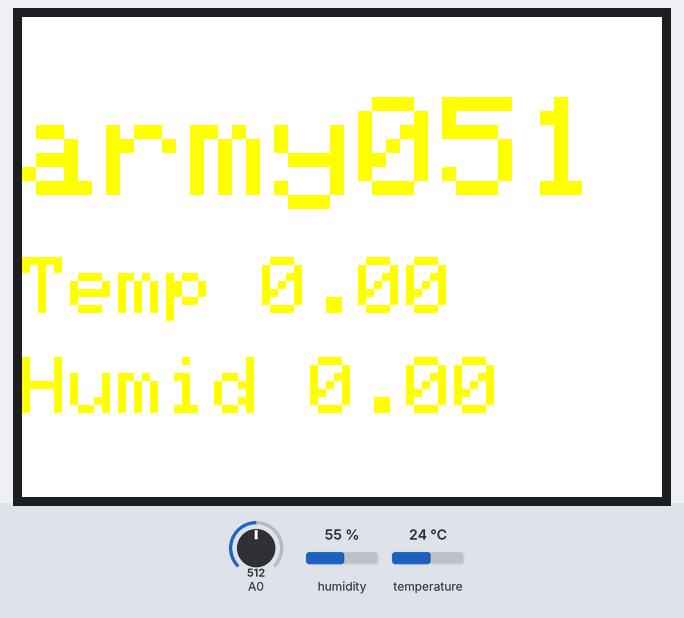
Recording of a sketch running on a simulated ESP8266 (NodeMCU). Parts: 320×240 colour display. Inputs (shaded band) come from the test bench; at power-on: temperature 24 °C, humidity 55 %, A0 = 512. WiFi joins after 1.5 s; servers stay silent unless stated; network time is answered at once with the bench clock; the local clock reads 2024-03-15 10:24:30 at power-on unless the sketch sets it; the Firebase database answers and starts empty; what the sketch prints to the serial monitor is not drawn.

Above: at 2.9 s.
3.0 s: temperature set to 28 °C
At 8.2 s:
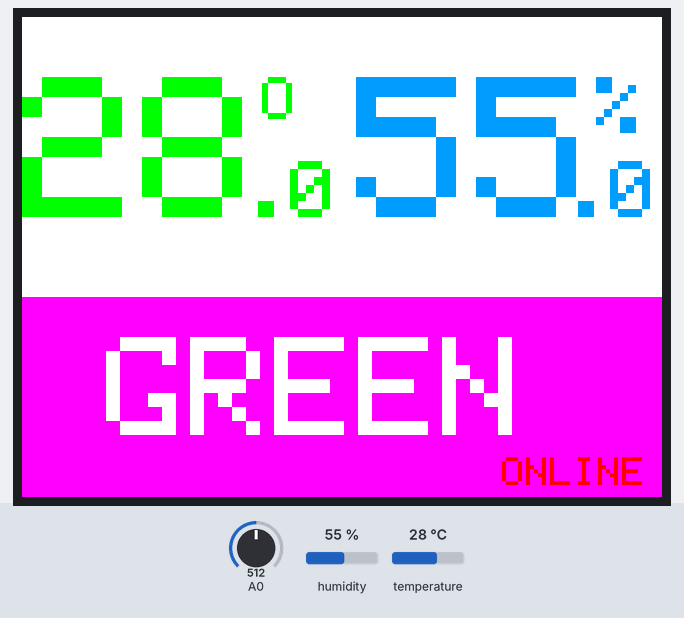
8.8 s: humidity set to 29 %
At 13.3 s:
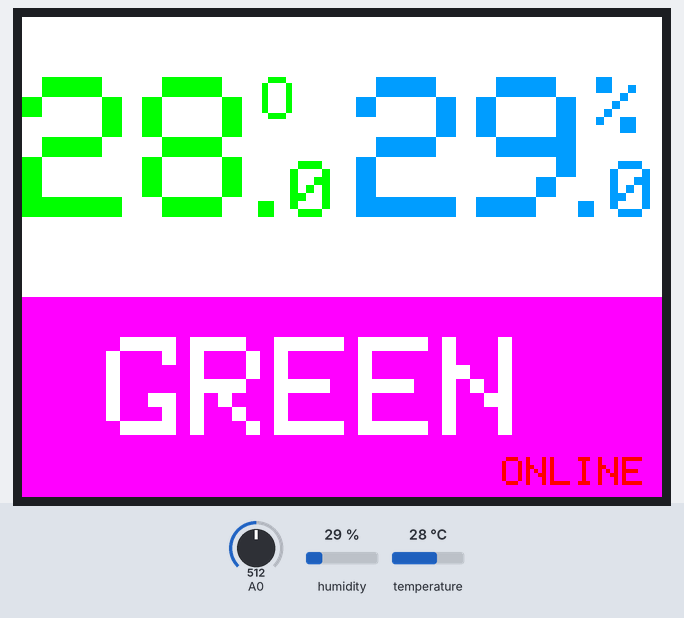
14.2 s: humidity set to 26 %
At 18.5 s:
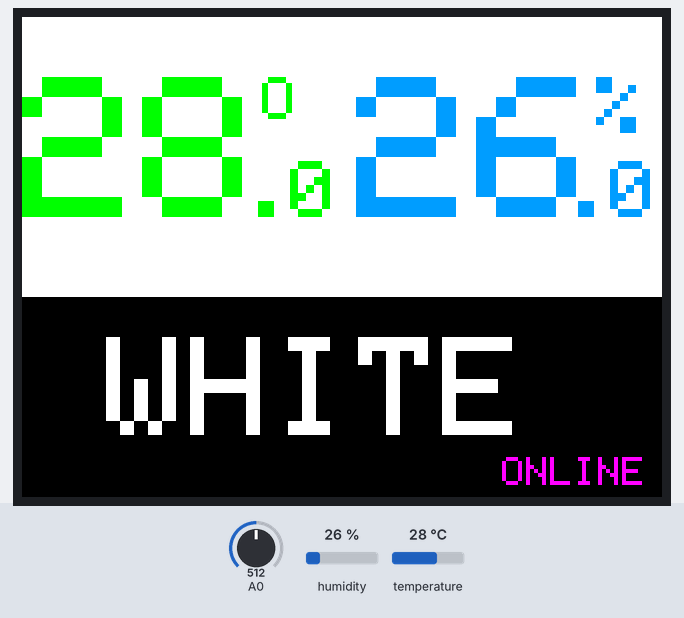
19.7 s: temperature set to 41 °C
At 24.8 s:
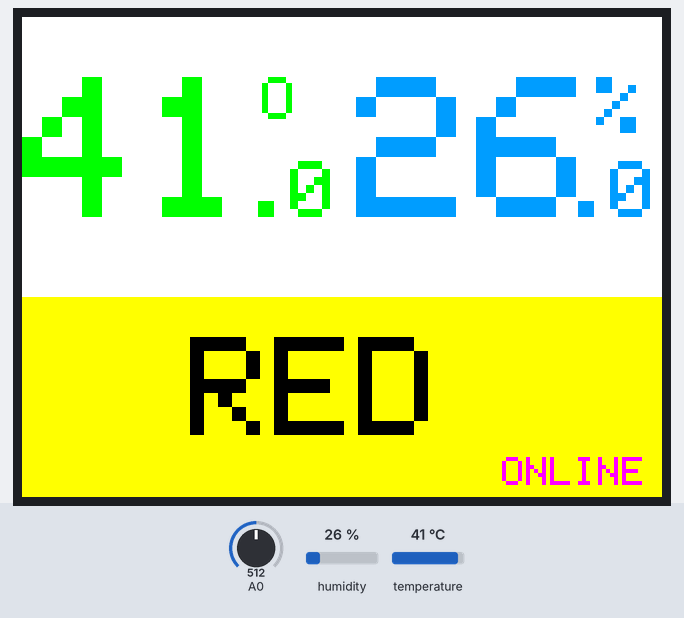
25.1 s: humidity set to 68 %
At 29.9 s:
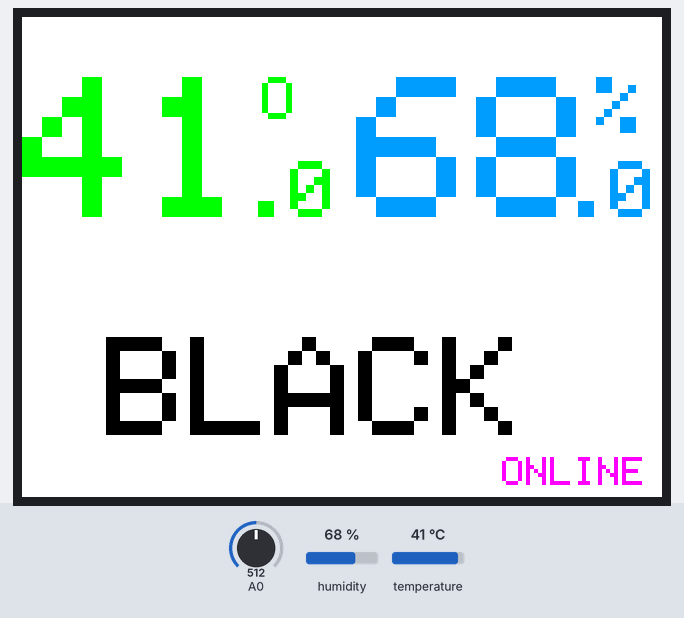
30.5 s: temperature set to 31 °C
At 35.1 s:
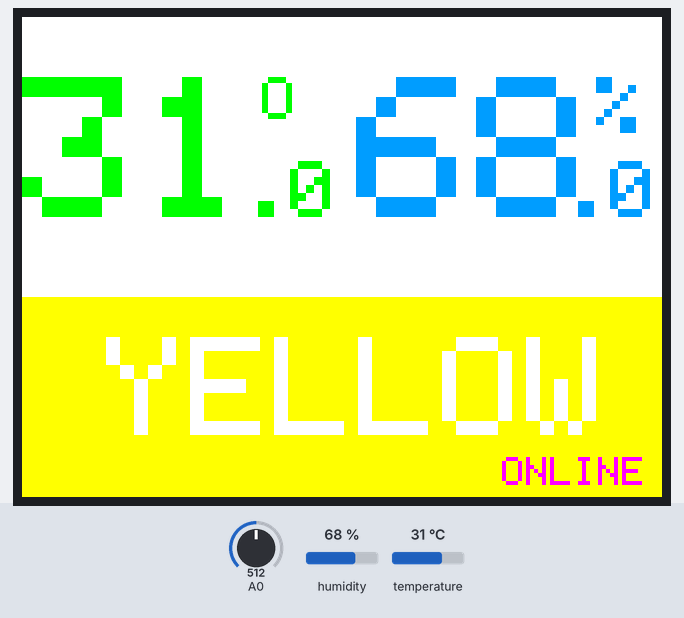
Timing chart, 0 to 36.6 s (numbered marks = the images above; inputs shaded):
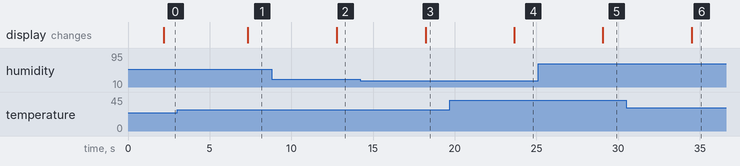

The sketch:

HT-Army_arduinoLCDV2.ino
```cpp
/*Connect
HT22
HT22 <---> D1
VCC <---> 3V3,
GND <---> GND
LED2.4Display
LED <---> 3V3
CS <---> D2
RST <---> D3
D/C <---> D4
MOSI <---> D7
SCK <---> D5
VCC <---> 3V3,l
GND <---> GND

{
  "rules": {
    "UsersData": {
      "$uid": {
        ".read": "$uid === auth.uid",
        ".write": "$uid === auth.uid"
      }
    },
    "config" : {
      ".read": true,
    	".write": true
    }
  }
}

*/
#include <WiFiManager.h> // https://github.com/tzapu/WiFiManager
#include <NTPClient.h> //firebase
#include <WiFiUdp.h>
#include <Firebase_ESP_Client.h>
#include "addons/TokenHelper.h"
#include "addons/RTDBHelper.h"
#include "DHT.h"
#include <Adafruit_GFX.h>    // Core graphics library
#include <Adafruit_ST7789.h> // Hardware-specific library for ST7789
#include <SPI.h>

#define TFT_CS         D2   //14
#define TFT_RST        D3   //15
#define TFT_DC         D4   //32
#define DHTPIN D1
#define DHTTYPE DHT22
#define API_KEY "AIzaSyAS18pOu8eEeyTO6iZM80MZQAtsgLVilW0"
#define DATABASE_URL "https://ht-army-default-rtdb.asia-southeast1.firebasedatabase.app"
#define USER_EMAIL "army051@ht.com"        //"ht-army04@htarmy.com"       //---------------------
#define USER_PASSWORD "SHSRCt"          //"12345678"        //---------------------
// #define TIME_SENDFIREBASE 180000     //180000        //---------------------ms
#define ST77XX_B 0X04FF
#define ST77XX_M 0x07E0  //0XF81F
// #define ST77XX_CYAN 0X07FF

#define ST77XX_BLACK 0xFFFF//0x0000
#define ST77XX_RED 0xFFE0//0x001F
#define ST77XX_GREEN 0xF81F //0x07E0
#define ST77XX_WHITE 0x0000//0xFFFF
#define ST77XX_BLUE 0xF800
#define ST77XX_CYAN 0x07FF
// #define ST77XX_YELLOW 0xFFE0
#define ST77XX_MAGENTA 0xF81F

FirebaseData fbdo;
FirebaseAuth auth;
FirebaseConfig config;
String uid;
String databasePath;
String databasePath2;
String tempPath = "/temperature";
String humPath = "/humidity";
String flagPath = "/flag";
String timePath = "/timestamp";
String parentPath,parentPath2;
bool firsttime = true;
float humid,temp,hic,water;
int train,rest,timestamp;
String flag,status;
unsigned long sendDataPrevMillis = 0;
// unsigned long timerDelay = TIME_SENDFIREBASE;
int timerDelay = 180;
float adjust_temp = 0;
float adjust_humid = 0;

FirebaseJson json,json2;
WiFiUDP ntpUDP;
NTPClient timeClient(ntpUDP, "pool.ntp.org");
Adafruit_ST7789 tft = Adafruit_ST7789(TFT_CS, TFT_DC, TFT_RST);
DHT dht(DHTPIN, DHTTYPE);
WiFiManager wm;

unsigned long getTime() {
  timeClient.update();
  unsigned long now = timeClient.getEpochTime();
  return now;
}

void update_firebase(float temp,float humid,String flag){
  sendDataPrevMillis = millis();
  timestamp = getTime();
  // Serial.print ("time: ");
  // Serial.println (timestamp);
  parentPath= databasePath + "/" + String(timestamp);
  json.set(tempPath, temp);
  json.set(humPath, humid);
  json.set(flagPath, flag);
  json.set(timePath, String(timestamp));
  parentPath2= databasePath2;
  json2.set(tempPath, temp);
  json2.set(humPath, humid);
  json2.set(flagPath, flag);
  json2.set(timePath, String(timestamp));

  Serial.printf("Set json... %s\n", Firebase.RTDB.setJSON(&fbdo, parentPath.c_str(), &json) ? "ok" : fbdo.errorReason().c_str());
  Serial.printf("Set2 json... %s\n", Firebase.RTDB.setJSON(&fbdo, parentPath2.c_str(), &json2) ? "ok" : fbdo.errorReason().c_str());
}

void updateScreen(String flag,float temp,float humid,String status,int bat_percentage) {

  tft.fillScreen(ST77XX_BLACK);
  if(status=="online"){
    tft.setTextColor(ST77XX_M);
  }
  else{
    tft.setTextColor(ST77XX_RED);
  }

  tft.setCursor(0, 30);
  tft.setTextSize(10);
  tft.print(String(int(floor(temp))));
  tft.setTextSize(3);
  tft.print("O");

  tft.setTextColor(ST77XX_B);
  tft.setCursor(167, 30);
  tft.setTextSize(10);
  tft.print(String(int(floor(humid))));
  tft.setTextSize(4);
  tft.print("%");

  tft.setTextSize(4);
  tft.setCursor(110, 72);

  if(status=="online"){
    tft.setTextColor(ST77XX_M);
  }
  else{
    tft.setTextColor(ST77XX_RED);
  }
  tft.print("." + String(int(10*(temp-floor(temp)))));

  tft.setCursor(270, 72);
  tft.setTextColor(ST77XX_B);
  tft.print("." + String(int(10*(humid-floor(humid)))));

  tft.setCursor(0, 160);
  tft.setTextSize(7);
  if(flag=="GREEN"){
    tft.fillRect(0,140,350,140,ST77XX_GREEN);  //bg
    tft.setTextColor(ST77XX_BLACK); //text
    tft.println(" GREEN ");   //7
  }
  else if (flag=="RED") {
    tft.fillRect(0,140,350,140,ST77XX_RED);
    tft.setTextColor(ST77XX_WHITE);
    tft.println("  RED  ");   //7
  }
  else if (flag=="YELLOW") {
    tft.fillRect(0,140,350,140,ST77XX_YELLOW);
    tft.setTextColor(ST77XX_BLACK);
    tft.println(" YELLOW ");   //7
  }
  else if (flag=="BLACK") {
    tft.fillRect(0,140,350,140,ST77XX_BLACK);
    tft.setTextColor(ST77XX_WHITE);
    tft.println(" BLACK ");   //7
  }
  else if (flag=="WHITE") {
    tft.fillRect(0,140,350,140,ST77XX_WHITE);
    tft.setTextColor(ST77XX_BLACK);
    tft.println(" WHITE ");   //7
  }

  if(status == "online"){
    tft.setCursor(240, 220);
    if(flag=="GREEN"){
      tft.setTextColor(ST77XX_BLUE);
    }
    else{
      tft.setTextColor(ST77XX_GREEN);
    }
  }
  else{
    tft.setCursor(230, 220);
    if(flag=="RED"){
      tft.setTextColor(ST77XX_BLACK);
    }
    else{
      tft.setTextColor(ST77XX_RED);
    }
  }

  // tft.setCursor(0, 220);
  // // tft.setTextColor(ST77XX_RED);
  // tft.setTextSize(2);
  // tft.print("BA" + String(bat_percentage) + "%");

  // tft.setCursor(230, 220);
  // tft.setCursor(0, 200);
  // tft.setTextColor(ST77XX_RED);
  tft.setTextSize(2);
  String s = status;
  s.toUpperCase();
  tft.print(s);


}

void setup(){
  Serial.begin(115200);

  dht.begin();

  tft.init(240, 320);
  // tft.invertDisplay(true);
  // tft.setRotation(3);
  tft.setRotation(1);
  tft.fillScreen(ST77XX_BLACK);
  tft.setTextColor(ST77XX_RED);
  tft.setCursor(0, 40);
  tft.setTextSize(7);
  tft.println(String(USER_EMAIL).substring(0, 7));

  WiFi.mode(WIFI_STA); // explicitly set mode, esp defaults to STA+AP
  //wm.resetSettings();
  wm.setConfigPortalBlocking(false);
  wm.setConfigPortalTimeout(60);
  if(wm.autoConnect("AutoConnectAP")){
      Serial.println("connected...yeey :)");
  }
  else {
      Serial.println("Configportal running");
  }
}

float mapfloat(float x, float in_min, float in_max, float out_min, float out_max)
{
  return (x - in_min) * (out_max - out_min) / (in_max - in_min) + out_min;
}

void loop(){

  // sensorValue = analogRead(A0);
  // float voltage = (((analogRead(A0) * 3.3) / 1024) * 2 + 0); //multiply by two as voltage divider network is 100K & 100K Resistor
  // int bat_percentage = 2*mapfloat(voltage, 2.8, 4.2, 0, 100)-19; //2.8V as Battery Cut off Voltage & 4.2V as Maximum Voltage
  int bat_percentage = analogRead(A0);

  Serial.print("Batterry Percen...");
  Serial.println(bat_percentage);
  Serial.print("A0...");
  Serial.println(analogRead(A0));
  // Serial.print("VOL..");
  // Serial.println(analogRead(voltage));

  if(WiFi.status()==3 && firsttime == true){
    timeClient.begin();
    config.api_key = API_KEY;
    config.database_url = DATABASE_URL;
    auth.user.email = USER_EMAIL;
    auth.user.password = USER_PASSWORD;
    Firebase.reconnectWiFi(true);
    fbdo.setResponseSize(4096);
    config.token_status_callback = tokenStatusCallback; //see addons/TokenHelper.h
    config.max_token_generation_retry = 5;
    Firebase.begin(&config, &auth);
    while ((auth.token.uid) == "") {
      Serial.print('.');
      delay(1000);
    }
    uid = auth.token.uid.c_str();
    Serial.print("User UID: ");
    Serial.println(uid);
    databasePath = "/UsersData/" + uid + "/historys";
    databasePath2 = "/UsersData/" + uid + "/last";

    //--------
    Serial.println("xxx--------------===-");
    if (Firebase.RTDB.getInt(&fbdo, "/config/sent_data")) {
      Serial.println("--------------===-");
      if (fbdo.dataType() == "int") {
        timerDelay = fbdo.intData();
        Serial.println(timerDelay);
      }
    }
    else {
      Serial.println(fbdo.errorReason());
    }

    if (Firebase.RTDB.getString(&fbdo, "/UsersData/" + uid + "/config/adjusterror/temp")) {
      Serial.println("--------------===-");
      if (fbdo.dataType() == "string") {
        adjust_temp = fbdo.stringData().toFloat();
        Serial.println(adjust_temp);
      }
    }
    else {
      Serial.println(fbdo.errorReason());
    }

    if (Firebase.RTDB.getString(&fbdo, "/UsersData/" + uid + "/config/adjusterror/humid")) {
      Serial.println("--------------===-");
      if (fbdo.dataType() == "string") {
        adjust_humid = fbdo.stringData().toFloat();
        Serial.println(adjust_humid);
      }
    }
    else {
      Serial.println(fbdo.errorReason());
    }

    tft.setTextColor(ST77XX_YELLOW);
    tft.setTextSize(4);
    tft.setCursor(0, 120);
    String s = "";
    if(adjust_temp >0){
      s = "+";
    }
    tft.println("Temp "+s+String(adjust_temp));
    tft.setCursor(0, 170);
    s = "";
    if(adjust_humid >0){
      s = "+";
    }
    tft.println("Humid "+s+String(adjust_humid));
    delay(5000);

    firsttime = false;

  }
  //read DHT
  humid = dht.readHumidity() + adjust_humid;
  temp = dht.readTemperature() + adjust_temp;
  if(isnan(humid) || isnan(temp)) {
    humid = -99;
    temp = -99;
    hic = -99;
  }
  else{
    hic = dht.computeHeatIndex(temp, humid, false);
  }
  if(hic<27){
    flag = "WHITE";
    water = 0.5;
    train = 60;
    rest = 0;
  }
  else if(hic<32){
    flag = "GREEN";
    water = 1.5;
    train = 50;
    rest = 10;
  }
  else if(hic<41){
    flag = "YELLOW";
    water = 1;
    train = 45;
    rest = 15;
  }
  else if(hic<55){
    flag = "RED";
    water = 1;
    train = 30;
    rest = 30;
  }
  else{
    flag = "BLACK";
    water = 1;
    train = 20;
    rest = 40;
  }
  //find status
  if(WiFi.status()==3){
    status = "online";
    if(Firebase.ready()!=1){
      status = "notfb";
    }
  }
  else{
    status = "offline";
  }
  //update screen
  updateScreen(flag,temp,humid,status,bat_percentage);
  Serial.print("temp");
  Serial.println(temp);
  Serial.print("humid");
  Serial.println(humid);
  //firebase
  Serial.print("timerDelay");
  Serial.println(timerDelay);
  Serial.print("adjust_temp");
  Serial.println(adjust_temp);
  Serial.print("adjust_humid");
  Serial.println(adjust_humid);
  if (WiFi.status()==3 && Firebase.ready() && (millis() - sendDataPrevMillis > timerDelay*1000 || sendDataPrevMillis == 0)){
    update_firebase(temp,humid,flag);
  }

  wm.process();
  delay(5000);

  // updateScreen("WHITE",temp,humid,status,bat_percentage);
  // delay(200);
  // updateScreen("GREEN",temp,humid,status,bat_percentage);
  // delay(200);
  // updateScreen("YELLOW",temp,humid,status,bat_percentage);
  // delay(200);
  // updateScreen("RED",temp,humid,status,bat_percentage);
  // delay(200);
  // updateScreen("BLACK",temp,humid,status,bat_percentage);
  // delay(200);

}


// #include <ESP8266WiFi.h>
// #include <ESP8266WebServer.h>
// #include <AutoConnect.h>
// #include <TridentTD_LineNotify.h>

// ESP8266WebServer Server;
// AutoConnect      Portal(Server);

// timeClient.begin();
// config.api_key = API_KEY;
// config.database_url = DATABASE_URL;
// auth.user.email = USER_EMAIL;
// auth.user.password = USER_PASSWORD;
// Firebase.reconnectWiFi(true);
// fbdo.setResponseSize(4096);
// config.token_status_callback = tokenStatusCallback; //see addons/TokenHelper.h
// config.max_token_generation_retry = 5;
// Firebase.begin(&config, &auth);
// while ((auth.token.uid) == "") {
//   Serial.print('.');
//   delay(1000);
// }
// uid = auth.token.uid.c_str();
// Serial.print("User UID: ");
// Serial.println(uid);
// databasePath = "/UsersData/" + uid + "/history";
// databasePath2 = "/UsersData/" + uid + "/last";

// for (byte i = 0; i <= 3; i = i + 1) {
//   if(Firebase.ready()){
//     if (Firebase.RTDB.getString(&fbdo, "/UsersData/" + uid + "/config/line/" + String(i))) {
//     // Serial.println(fbdo.dataType());
//       if (fbdo.dataType() == "string") {
//         lines[i] = fbdo.stringData();
//         Serial.println(lines[i]);
//       }
//     }
//     else {
//       lines[i] = "";
//       Serial.println(fbdo.errorReason());
//     }
//   }
// }

//check internet
// Serial.println("WiFi.status: ");    Serial.print(WiFi.status());
// Serial.println("Firebase.ready: "); Serial.print(Firebase.ready());


// void rootPage() {
//   char content[] = "Hello, world";
//   Server.send(200, "text/plain", content);
// }

//autoconnect
// Portal.handleClient();

// //linenotify
// Serial.println("line-------vvvvv-----vvv--");
// Serial.println(lines[0]);
// Serial.println(lines[1]);
// Serial.println(lines[2]);
// Serial.println(lines[3]);

// LINE.setToken("m1XN6O5cu7nQSzkMTOOPg7tTxCh4bk4VTBP0XALbRe6"); LINE.notify("xxxxxxx");
// LINE.setToken(lines[1]); LINE.notify("yyyyyyy");
```

Measured:
- the behaviour switches between 28 and 27 % on humidity (found by bisection; images 2 and 3)
- after the input at 3.0 s, the display: changes after 4.3 s (image 1)
- after the input at 8.8 s, the display: changes after 4.0 s (image 2)
- after the input at 14.2 s, the display: changes after 4.0 s (image 3)
- after the input at 19.7 s, the display: changes after 3.9 s (image 4)
- after the input at 25.1 s, the display: changes after 4.0 s (image 5)
- after the input at 30.5 s, the display: changes after 4.0 s (image 6)
